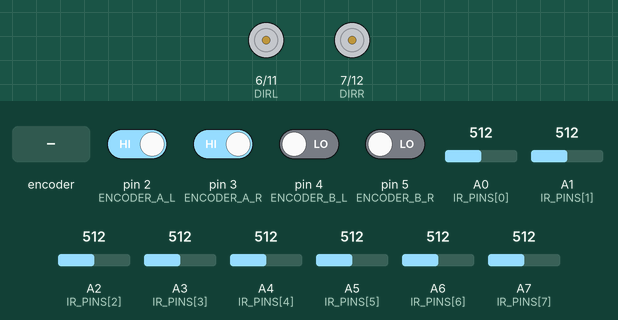
Recording of a sketch running on a simulated Arduino Nano, built with avr-gcc and run on an emulated ATmega328P. On the bench: direction and speed pins drawn as motors (green arrow = direction pin HIGH = forward, orange = LOW = backward, longer = more drive). The test bench sets the inputs (shaded band); at power-on: pin 2 (ENCODER_A_L), pin 3 (ENCODER_A_R) HIGH, pin 4 (ENCODER_B_L), pin 5 (ENCODER_B_R) LOW, A0 (IR_PINS[0]) = 512, A1 (IR_PINS[1]) = 512, A2 (IR_PINS[2]) = 512, A3 (IR_PINS[3]) = 512, A4 (IR_PINS[4]) = 512, A5 (IR_PINS[5]) = 512, A6 (IR_PINS[6]) = 512, A7 (IR_PINS[7]) = 512.

Above: at 1.2 s.
1.3 s: rotary encoder on pin 2 (ENCODER_A_L) / pin 4 (ENCODER_B_L) turned 3 steps (first pin leading)
3.4 s: pin 3 (ENCODER_A_R) driven LOW
4.9 s: rotary encoder on pin 2 (ENCODER_A_L) / pin 4 (ENCODER_B_L) turned 2 steps (second pin leading)
6.8 s: pin 3 (ENCODER_A_R) driven HIGH
Timing chart, 0 to 9.3 s (numbered marks = the images above; inputs shaded):
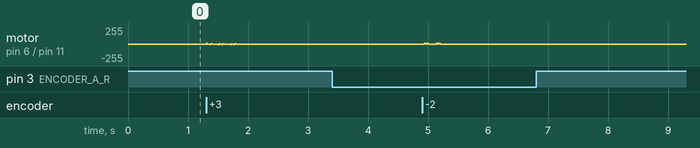

The sketch:

Vehicle_LAST_01.ino
```cpp
#include <MsTimer2.h>

// 电机引脚定义
#define ENCODER_A_L  2   // 左电机编码器A相
#define ENCODER_B_L  4
#define ENCODER_A_R  3   // 右电机编码器A相
#define ENCODER_B_R  5
#define PWML        11   // 左电机PWM
#define PWMR        12   // 右电机PWM
#define DIRL        6    // 左电机方向
#define DIRR        7    // 右电机方向

// 系统参数
#define PERIOD        20    // 控制周期（ms）
#define WHEEL_RADIUS  5.0f  // 轮子半径（cm）
#define WHEEL_BASE    2.0f  // 两轮间距（cm）
#define BLACK_THRESHOLD 400  // 红外黑线阈值

// 红外传感器引脚定义（假设使用8个红外传感器）
const byte IR_PINS[8] = {A0, A1, A2, A3, A4, A5, A6, A7};

// 全局变量
volatile float TARGET_L = 20;      // 左电机目标速度
volatile float TARGET_R = 20;      // 右电机目标速度
volatile float encoderVal_L = 0;   // 左编码器计数
volatile float encoderVal_R = 0;   // 右编码器计数
volatile float velocity_L = 0;     // 左轮速度
volatile float velocity_R = 0;     // 右轮速度
byte irValues[8] = {0};            // 红外传感器读数（二值化后）

// ================== 电机控制核心函数 ==================
void getEncoder_L() {
  encoderVal_L += (digitalRead(ENCODER_A_L) == digitalRead(ENCODER_B_L)) ? -1 : 1;
}

void getEncoder_R() {
  encoderVal_R += (digitalRead(ENCODER_A_R) == digitalRead(ENCODER_B_R)) ? -1 : 1;
}

void setMotorSpeed(int pinPWM, int pinDIR, float speed) {
  digitalWrite(pinDIR, (speed > 0) ? HIGH : LOW);
  analogWrite(pinPWM, constrain(abs(speed), 0, 255));
}

void updateMotors() {
  // 计算轮速（弧度/秒）
  velocity_L = (encoderVal_L/780) * TWO_PI * (1000.0/PERIOD);
  velocity_R = (encoderVal_R/780) * TWO_PI * (1000.0/PERIOD);

  // PID控制（简化版）
  static float lastError_L = 0, integral_L = 0;
  static float lastError_R = 0, integral_R = 0;

  float error_L = TARGET_L - velocity_L;
  float error_R = TARGET_R - velocity_R;

  integral_L = constrain(integral_L + error_L, -255, 255);
  integral_R = constrain(integral_R + error_R, -255, 255);

  float output_L = 8*error_L + 0.1*integral_L + 15*(error_L - lastError_L);
  float output_R = 8*error_R + 0.1*integral_R + 15*(error_R - lastError_R);

  lastError_L = error_L;
  lastError_R = error_R;

  // 设置电机
  setMotorSpeed(PWML, DIRL, output_L);
  setMotorSpeed(PWMR, DIRR, -output_R); // 右侧电机反向

  // 重置编码器计数
  encoderVal_L = encoderVal_R = 0;
}

// ================== 循迹控制逻辑 ==================
void setDifferentialDrive(float linear_vel, float angular_vel) {
  TARGET_L = (linear_vel - angular_vel * WHEEL_BASE/2) / WHEEL_RADIUS;
  TARGET_R = -(linear_vel + angular_vel * WHEEL_BASE/2) / WHEEL_RADIUS; // 右侧电机反向
}

void readIRSensors() {
  for (byte i = 0; i < 8; i++) {
    irValues[i] = (analogRead(IR_PINS[i]) > BLACK_THRESHOLD) ? 1 : 0;
  }
}

byte countBlackLines() {
  byte count = 0;
  for (byte i = 0; i < 8; i++) count += irValues[i];
  return count;
}

void lineFollowing() {
  readIRSensors();
  byte blackCount = countBlackLines();

  // 根据传感器状态调整运动
  if (blackCount <= 2) {
    // 正常循迹状态
    if (irValues[0])       setDifferentialDrive(10, -16);  // 极右偏转
    else if (irValues[1] || irValues[2]) setDifferentialDrive(12, -10);  // 右转
    else if (irValues[3] || irValues[4]) setDifferentialDrive(16, 0);    // 直行
    else if (irValues[7])       setDifferentialDrive(10, 16);   // 极左偏转
    else if (irValues[5] || irValues[6]) setDifferentialDrive(12, 10);   // 左转
    else setDifferentialDrive(10, 0);  // 默认直行
  }
  else if (blackCount <= 4) {
    // 中等偏离状态
    if (irValues[0] || irValues[1] || irValues[2] || irValues[3]) {
      setDifferentialDrive(10, -16);  // 强制右转
    }
    else if (irValues[4] || irValues[5] || irValues[6] || irValues[7]) {
      setDifferentialDrive(10, 16);   // 强制左转
    }
    else {
      setDifferentialDrive(10, 0);    // 直行
    }
  }
  else if (blackCount <= 6) {
    // 严重偏离状态
    if (!irValues[6] && !irValues[7]) setDifferentialDrive(6, -16);  // 急右转
    else if (!irValues[0] && !irValues[1]) setDifferentialDrive(6, 16);   // 急左转
  }
  else if (blackCount == 8) {
    // 检测到终点
    setDifferentialDrive(0, 0);
  }
}

// ================== Arduino标准函数 ==================
void setup() {
  // 初始化电机控制引脚
  pinMode(PWML, OUTPUT); pinMode(DIRL, OUTPUT);
  pinMode(PWMR, OUTPUT); pinMode(DIRR, OUTPUT);

  // 初始化编码器引脚
  pinMode(ENCODER_A_L, INPUT); pinMode(ENCODER_B_L, INPUT);
  pinMode(ENCODER_A_R, INPUT); pinMode(ENCODER_B_R, INPUT);
  attachInterrupt(digitalPinToInterrupt(ENCODER_A_L), getEncoder_L, CHANGE);
  attachInterrupt(digitalPinToInterrupt(ENCODER_A_R), getEncoder_R, CHANGE);

  // 初始化红外传感器引脚
  for (byte i = 0; i < 8; i++) pinMode(IR_PINS[i], INPUT);

  // 设置定时中断
  MsTimer2::set(PERIOD, updateMotors);
  MsTimer2::start();

  // 初始速度
  TARGET_L = TARGET_R = 20;
}

void loop() {
  lineFollowing();
  delay(5);  // 主循环延迟
}
```
